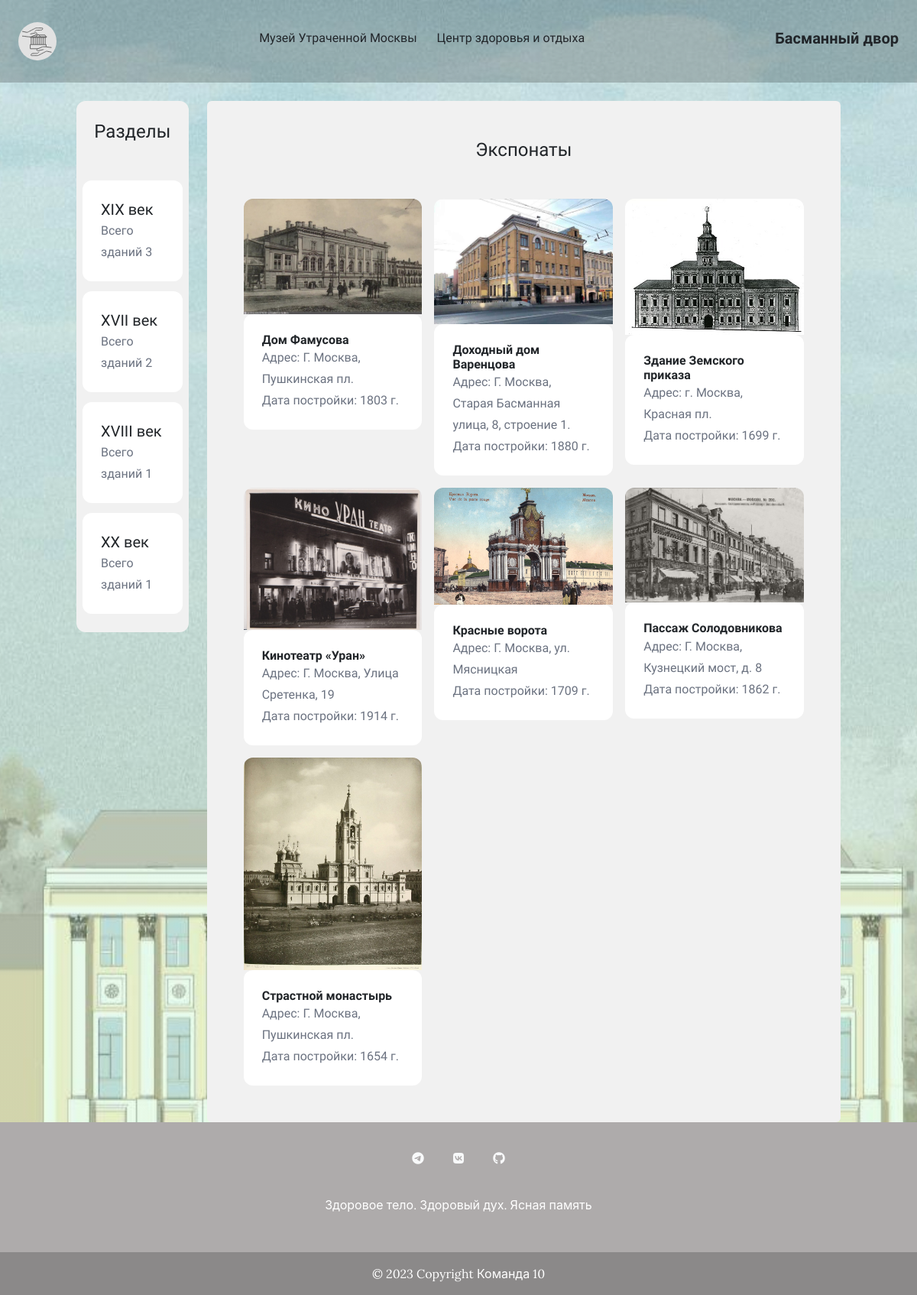
/museum/, run on the app's committed database.
### item/models.py (models this page shows, shortened)
class Category(models.Model):
    name = models.CharField(max_length=255)
    class Meta:
        ordering = ('name', )
        verbose_name_plural = 'Categories'

class Item(models.Model):
    category = models.ForeignKey(Category, related_name='items', on_delete=models.CASCADE)
    name = models.CharField(max_length=255)
    description = models.TextField(blank=True, null=True)
    date = models.CharField(max_length=255, blank=True, null=True)
    address = models.CharField(max_length=255, blank=True, null=True)
    image = models.ImageField(upload_to='item_images', blank=True, null=True)
    class Meta:
        ordering = ('name', )
        verbose_name_plural = 'Items'

### core/views.py (the view)
# urls.py: path('museum/', museum, name='museum'),
def museum(request):
    items = Item.objects.all()
    categories = Category.objects.all()
    return render(request, 'core/museum.html', {
        'categories': categories,
        'items': items
    })

### core/templates/core/museum.html (shortened to what this page needs)
{% extends 'core/base.html' %}
{% load static %}
{% block content %}
    <div class="container">
        <div class="row">
            <div class="col-2">
                <div class="mt-6 px-2 py-4 bg-faded rounded-xl p-5">
                    <h2 class="mb-12 text-2xl text-center">Разделы</h2>
                        <ul>
                        {% for category in categories %}
                            <li>
                                <a href="#">
                                    <div class="p-6 bg-white rounded-xl" style="margin-top:10%;">
                                        <h4 class="text-xl">{{ category.name }}</h4>
                                        <p class="text-gray-500">Всего зданий {{ category.items.count }}</p>
                                    </div>
                                </a>
                            </li>
                        {% endfor %}
                        </ul>
            </div>
            </div>
            <div class="col-10">
                <div class="mt-6 px-6 py-12 bg-faded rounded p-5">
                    <h2 class="mb-12 text-2xl text-center">Экспонаты</h2>
                    <div class="grid grid-cols-3 gap-3">
                        {% for item in items %}
                            <div>
                                <a href="{% url 'item:detail' item.id %}">
                                    <div>
                                        <img src="{{ item.image.url }}" class="rounded-t-xl">
                                    </div>
                                    <div class="p-6 bg-white rounded-xl">
                                        <h2 class="text-l font-semibold">{{ item.name }}</h2>
                                        <p class="text-gray-500">Адрес: {{ item.address }}</p>
                                        <p class="text-gray-500">Дата постройки: {{ item.date }}</p>
                                    </div>
                                </a>
                            </div>
                        {% endfor %}
                    </div>
                </div>
            </div>
        </div>
    </div>
{% endblock %}

### data on the page
Category: name "XIX век", items.count "3"
Category: name "XVII век", items.count "2"
Category: name "XVIII век", items.count "1"
Category: name "XX век", items.count "1"
Item: image (picture), name "Дом Фамусова", address "Г. Москва, Пушкинская пл.", date "1803 г."
Item: image (picture), name "Доходный дом Варенцова", address "Г. Москва, Старая Басманная улица, 8, строение 1.", date "1880 г."
Item: image (picture), name "Здание Земского приказа", address "г. Москва, Красная пл.", date "1699 г."
Item: image (picture), name "Кинотеатр «Уран»", address "Г. Москва, Улица Сретенка, 19", date "1914 г."
Item: image (picture), name "Красные ворота", address "Г. Москва, ул. Мясницкая", date "1709 г."
Item: image (picture), name "Пассаж Солодовникова", address "Г. Москва, Кузнецкий мост, д. 8", date "1862 г."
Item: image (picture), name "Страстной монастырь", address "Г. Москва, Пушкинская пл.", date "1654 г."
